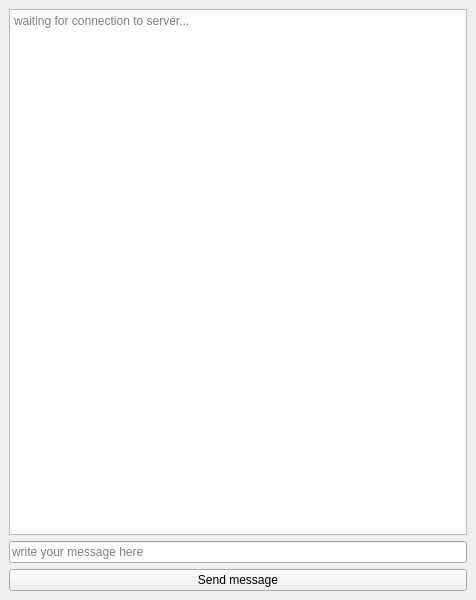
<?xml version="1.0" encoding="UTF-8"?>
<ui version="4.0">
 <class>MainWindow</class>
 <widget class="QMainWindow" name="MainWindow">
  <property name="geometry">
   <rect>
    <x>0</x>
    <y>0</y>
    <width>476</width>
    <height>600</height>
   </rect>
  </property>
  <property name="windowTitle">
   <string>MainWindow</string>
  </property>
  <widget class="QWidget" name="centralwidget">
   <layout class="QVBoxLayout" name="verticalLayout">
    <item>
     <widget class="QPlainTextEdit" name="plainTextEdit">
      <property name="readOnly">
       <bool>true</bool>
      </property>
      <property name="placeholderText">
       <string>waiting for connection to server...</string>
      </property>
     </widget>
    </item>
    <item>
     <widget class="QLineEdit" name="lineEdit">
      <property name="placeholderText">
       <string>write your message here</string>
      </property>
     </widget>
    </item>
    <item>
     <widget class="QPushButton" name="pushButton">
      <property name="text">
       <string>Send message</string>
      </property>
     </widget>
    </item>
   </layout>
  </widget>
 </widget>
 <resources/>
 <connections/>
</ui>
